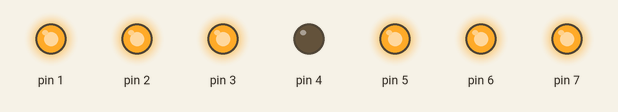
This sketch was run on a simulated Arduino Uno, built with avr-gcc and run on an emulated ATmega328P. Shown: output pins drawn as LEDs (lit = HIGH).

Above: at 0.5 s.
At 1.5 s:
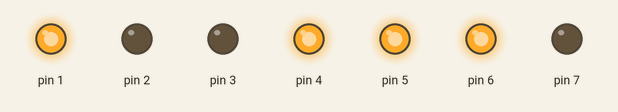
At 2.5 s:
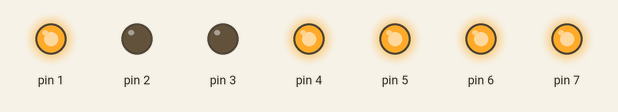
At 3.5 s:
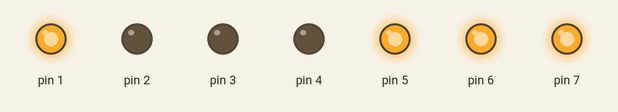
At 4.5 s:
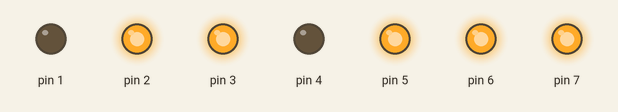
At 6.5 s:
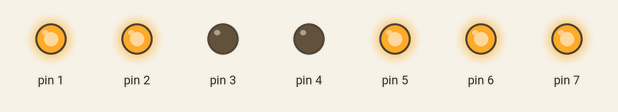
Timing chart, 0 to 8.1 s (numbered marks = the images above):
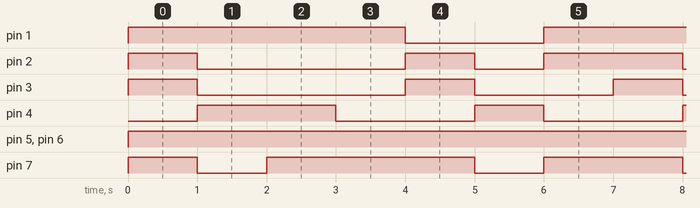

The sketch:

7_segment_alphabet.ino
```cpp
int sequence[][7] = {
  { 1, 1, 1, 0, 1, 1, 1 },//A
  { 1, 0, 0, 1, 1, 1, 0 },//c
  { 1, 0, 0, 1, 1, 1, 1 },//E
  { 1, 0, 0, 0, 1, 1, 1 },//F
  { 0, 1, 1, 0, 1, 1, 1 },//H
  { 0, 0, 0, 1, 1, 1, 0 },//L
  { 1, 1, 0, 0, 1, 1, 1 }//P
};
void printSign(int alphabet) {
  for (int j = 0; j < 7; j++) {
    digitalWrite(j + 1, sequence[alphabet][j]);
  }
}
void setup() {
  for (int i = 1; i < 8; i++) {
    pinMode(i, OUTPUT);
  }
}

void loop() {
  for (int i = 0; i < 7; i++) {
    printSign(i);
    delay(1000);
  }
}
```

Measured:
- by itself, pin 1: repeats every 7.0 s: LOW 2.0 s, HIGH 5.0 s
- by itself, pin 2: repeats every 7.0 s: LOW 3.0 s, HIGH 1.0 s, LOW 1.0 s, HIGH 2.0 s
- by itself, pin 3: repeats every 7.0 s: LOW 3.0 s, HIGH 1.0 s, LOW 2.0 s, HIGH 1.0 s
- by itself, pin 4: repeats every 7.0 s: LOW 2.0 s, HIGH 1.0 s, LOW 2.0 s, HIGH 2.0 s
- by itself, pin 5, pin 6: LOW → HIGH at 0.00 s
- by itself, pin 7: repeats every 7.0 s: LOW 1.0 s, HIGH 3.0 s, LOW 1.0 s, HIGH 2.0 s
